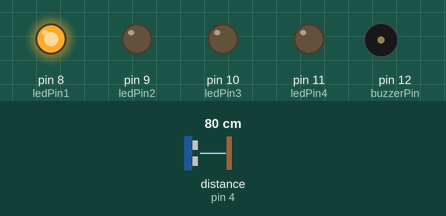
Simulated run of this sketch. Board: Arduino Uno, built with avr-gcc and run on an emulated ATmega328P. Shown: output pins drawn as LEDs (lit = HIGH), buzzer (waves = sounding, pin HIGH). Wiring (inferred from the names in the program): ultrasonic range finder: trigger pin 3; echo pin 4. Dashed ring = blinking. Inputs (shaded band) come from the test bench; at power-on: distance to the obstacle (sensor on pin 4) 80 cm. The echo pulse lasts 58.3 µs per cm; pins used as bus, display or sensor lines are not drawn.

Above: at 1.2 s.
1.3 s: distance to the obstacle (sensor on pin 4) set to 29 cm
2.8 s: distance to the obstacle (sensor on pin 4) set to 23 cm
At 2.9 s:
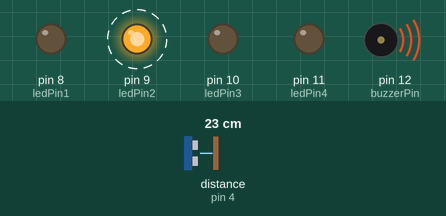
5.8 s: distance to the obstacle (sensor on pin 4) set to 20 cm
At 6.1 s:
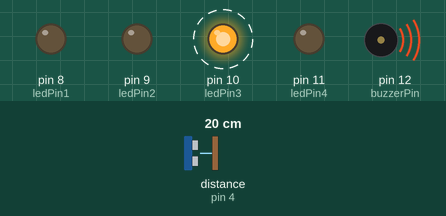
8.8 s: distance to the obstacle (sensor on pin 4) set to 15 cm
At 9.1 s:
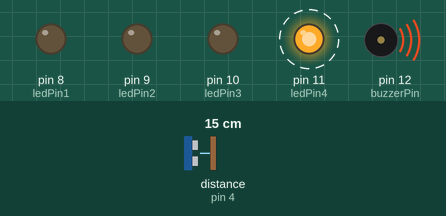
11.8 s: distance to the obstacle (sensor on pin 4) set to 2 cm
At 12.5 s:
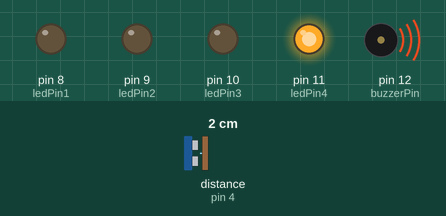
13.3 s: distance to the obstacle (sensor on pin 4) set to 18 cm
At 13.37 s:
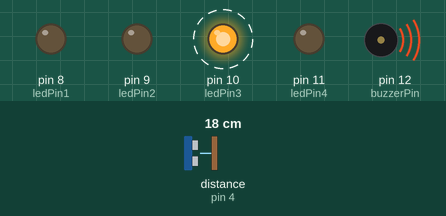
Timing chart, 0 to 17.3 s (numbered marks = the images above; inputs shaded):
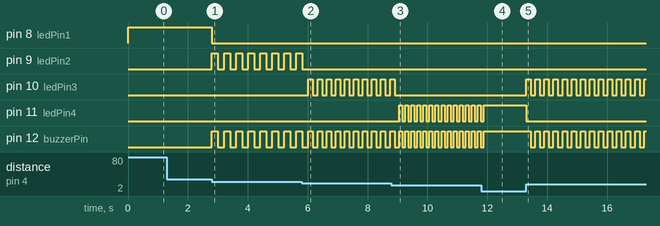

Measured:
- the behaviour switches between 27 and 26 cm on distance to the obstacle (sensor on pin 4) (found by bisection; images 0 and 1)
- the behaviour switches between 22 and 21 cm on distance to the obstacle (sensor on pin 4) (found by bisection; images 1 and 2)
- the behaviour switches between 17 and 16 cm on distance to the obstacle (sensor on pin 4) (found by bisection; images 2 and 3)
- after the input at 1.3 s, every drawn part: stays the same
- after the input at 2.8 s, pin 8 (ledPin1): HIGH → LOW at once; pin 9 (ledPin2), pin 12 (buzzerPin): alternates HIGH for 0.20 s and LOW for 0.20 s, starting at once
- after the input at 5.8 s, pin 9 (ledPin2): goes on until 5.8 s, then stays LOW; pin 10 (ledPin3): alternates HIGH for 0.15 s and LOW for 0.15 s, starting after 0.23 s
- after the input at 8.8 s, pin 10 (ledPin3): goes on until 8.9 s, then stays LOW; pin 11 (ledPin4): alternates HIGH for 0.10 s and LOW for 0.10 s, starting after 0.25 s; pin 12 (buzzerPin): alternates HIGH for 0.10 s and LOW for 0.10 s, starting after 0.35 s
- after the input at 11.8 s, pin 11 (ledPin4), pin 12 (buzzerPin): goes on until 11.9 s, then stays HIGH
- after the input at 13.3 s, pin 10 (ledPin3): alternates HIGH for 0.15 s and LOW for 0.15 s, starting at once; pin 11 (ledPin4): HIGH → LOW at once; pin 12 (buzzerPin): alternates HIGH for 0.15 s and LOW for 0.15 s, starting after 0.15 s

The sketch:

arduino_ile_park_sens_r_adile_nur_sariba_1.ino
```cpp
int trigPin = 3;
int echoPin = 4;
int ledPin1 = 8;
int ledPin2 = 9;
int ledPin3 = 10;
int ledPin4 = 11;
int buzzerPin = 12;

long sure;
long mesafe;

void setup()
{
  pinMode(trigPin, OUTPUT);
  pinMode(echoPin, INPUT);
  pinMode(ledPin1, OUTPUT);
  pinMode(ledPin2, OUTPUT);
  pinMode(ledPin3, OUTPUT);
  pinMode(ledPin4, OUTPUT);
  pinMode(buzzerPin, OUTPUT);
}

void loop()
{
  digitalWrite(trigPin, HIGH);
  delayMicroseconds(1000);
  digitalWrite(trigPin, LOW);

  sure = pulseIn(echoPin, HIGH);
  mesafe = (sure/2)/29.1;

  if(mesafe <= 10)
  {
    digitalWrite(ledPin1, LOW);
    digitalWrite(ledPin2, LOW);
    digitalWrite(ledPin3, LOW);
    digitalWrite(ledPin4, HIGH);
    digitalWrite(buzzerPin, HIGH);
  }
  else if(mesafe <= 15)
  {
    digitalWrite(ledPin1, LOW);
    digitalWrite(ledPin2, LOW);
    digitalWrite(ledPin3, LOW);
    digitalWrite(ledPin4, HIGH);
    digitalWrite(buzzerPin, HIGH);
    delay(100);
    digitalWrite(ledPin4, LOW);
    digitalWrite(buzzerPin, LOW);
    delay(100);
  }
  else if(mesafe <= 20)
  {
    digitalWrite(ledPin1, LOW);
    digitalWrite(ledPin2, LOW);
    digitalWrite(ledPin3, HIGH);
    digitalWrite(ledPin4, LOW);
    digitalWrite(buzzerPin, HIGH);
    delay(150);
    digitalWrite(ledPin3, LOW);
    digitalWrite(buzzerPin, LOW);
    delay(150);
  }
  else if(mesafe <= 25)
  {
    digitalWrite(ledPin1, LOW);
    digitalWrite(ledPin2, HIGH);
    digitalWrite(ledPin3, LOW);
    digitalWrite(ledPin4, LOW);
    digitalWrite(buzzerPin, HIGH);
    delay(200);
    digitalWrite(ledPin2, LOW);
    digitalWrite(buzzerPin, LOW);
    delay(200);
  }
  else
  {
    digitalWrite(ledPin1, HIGH);
    digitalWrite(ledPin2, LOW);
    digitalWrite(ledPin3, LOW);
    digitalWrite(ledPin4, LOW);
    digitalWrite(buzzerPin, LOW);
  }
}
```
